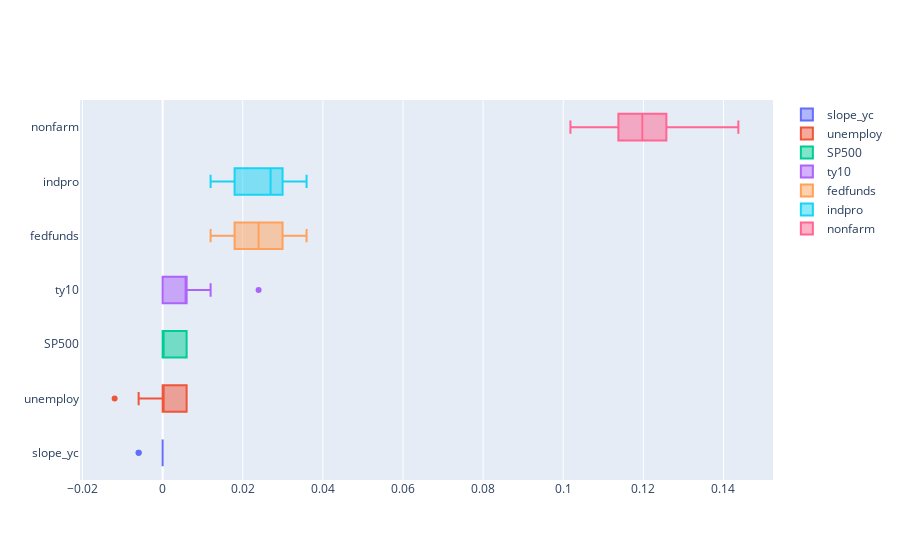

Notebook cell for this chart:
### Code cell
# Permutation Importance 
# see https://scikit-learn.org/stable/auto_examples/inspection/plot_permutation_importance.html
from sklearn.inspection import permutation_importance

result = permutation_importance(clf, X_test, y_test, n_repeats=10,
                                random_state=42, n_jobs=2)
sorted_idx = result.importances_mean.argsort()

fig = go.Figure()
for i in range(0, len(X_test.columns)):
    fig.add_trace(go.Box(x = result.importances[sorted_idx][i], name=X_test.columns[sorted_idx][i]))
fig.show()

### Figure 1 — Plotly figure (JSON) as saved in the notebook; plotly's stock layout.template omitted (floating-point values rounded to 4 significant figures)
{"data": [{"name": "slope_yc", "type": "box", "x": [0, 0, 0, -0.005988, 0, 0, -0.005988, 0, 0, 0]}, {"name": "unemploy", "type": "box", "x": [0, 0, 0.005988, 0, 0.005988, 0.005988, -0.01198, -0.005988, 0.005988, 0]}, {"name": "SP500", "type": "box", "x": [0.005988, 0, 0, 0, 0, 0.005988, 0, 0, 0.005988, 0.005988]}, {"name": "ty10", "type": "box", "x": [0.01198, 0.005988, 0.005988, 0, 0, 0, 0, 0.02395, 0.005988, 0.005988]}, {"name": "fedfunds", "type": "box", "x": [0.02395, 0.02994, 0.01796, 0.02395, 0.03593, 0.02994, 0.02395, 0.02395, 0.01198, 0.01796]}, {"name": "indpro", "type": "box", "x": [0.02395, 0.01796, 0.02395, 0.01796, 0.02994, 0.01198, 0.02994, 0.02994, 0.03593, 0.02994]}, {"name": "nonfarm", "type": "box", "x": [0.1018, 0.1138, 0.1437, 0.1198, 0.1377, 0.1257, 0.1198, 0.1078, 0.1198, 0.1257]}], "layout": {}}
